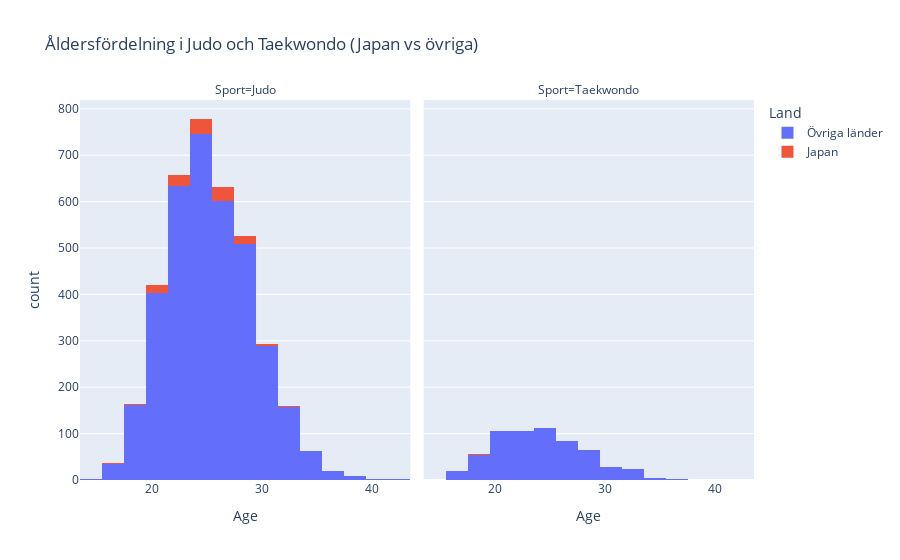

Here is the notebook cell this chart was saved with:
### Markdown cell above
Deltagarnas åldrar Japan kontra övriga världen

### Code cell
df_js_age = df_js.dropna(subset=["Age"]).copy()

df_js_age["Land"] = df_js_age["NOC"].apply(
    lambda x: "Japan" if x == "JPN" else "Övriga länder"
)

fig = px.histogram(
    df_js_age,
    x="Age",
    color="Land",
    facet_col="Sport",
    nbins=25,
    title="Åldersfördelning i Judo och Taekwondo (Japan vs övriga)"
)

fig.show()

### Figure 1 — Plotly figure (JSON) as saved in the notebook; plotly's stock layout.template omitted (floating-point values rounded to 4 significant figures; data arrays with more than 128 entries replaced by an {"elided": "..."} marker saying what was removed)
{"data": [{"alignmentgroup": "True", "bingroup": "x", "hovertemplate": "Land=Övriga länder<br>Sport=Judo<br>Age=%{x}<br>count=%{y}<extra></extra>", "legendgroup": "Övriga länder", "marker": {"color": "#636efa", "pattern": {"shape": ""}}, "name": "Övriga länder", "nbinsx": 25, "offsetgroup": "Övriga länder", "orientation": "v", "showlegend": true, "type": "histogram", "x": {"elided": "3634 int values"}, "xaxis": "x", "yaxis": "y"}, {"alignmentgroup": "True", "bingroup": "x", "hovertemplate": "Land=Övriga länder<br>Sport=Taekwondo<br>Age=%{x}<br>count=%{y}<extra></extra>", "legendgroup": "Övriga länder", "marker": {"color": "#636efa", "pattern": {"shape": ""}}, "name": "Övriga länder", "nbinsx": 25, "offsetgroup": "Övriga länder", "orientation": "v", "showlegend": false, "type": "histogram", "x": {"elided": "599 int values"}, "xaxis": "x2", "yaxis": "y2"}, {"alignmentgroup": "True", "bingroup": "x", "hovertemplate": "Land=Japan<br>Sport=Judo<br>Age=%{x}<br>count=%{y}<extra></extra>", "legendgroup": "Japan", "marker": {"color": "#EF553B", "pattern": {"shape": ""}}, "name": "Japan", "nbinsx": 25, "offsetgroup": "Japan", "orientation": "v", "showlegend": true, "type": "histogram", "x": {"elided": "129 int values"}, "xaxis": "x", "yaxis": "y"}, {"alignmentgroup": "True", "bingroup": "x", "hovertemplate": "Land=Japan<br>Sport=Taekwondo<br>Age=%{x}<br>count=%{y}<extra></extra>", "legendgroup": "Japan", "marker": {"color": "#EF553B", "pattern": {"shape": ""}}, "name": "Japan", "nbinsx": 25, "offsetgroup": "Japan", "orientation": "v", "showlegend": false, "type": "histogram", "x": [18, 22, 19, 21, 29, 32, 36], "xaxis": "x2", "yaxis": "y2"}], "layout": {"annotations": [{"font": {}, "showarrow": false, "text": "Sport=Judo", "x": 0.245, "xanchor": "center", "xref": "paper", "y": 1, "yanchor": "bottom", "yref": "paper"}, {"font": {}, "showarrow": false, "text": "Sport=Taekwondo", "x": 0.755, "xanchor": "center", "xref": "paper", "y": 1, "yanchor": "bottom", "yref": "paper"}], "barmode": "relative", "legend": {"title": {"text": "Land"}, "tracegroupgap": 0}, "title": {"text": "Åldersfördelning i Judo och Taekwondo (Japan vs övriga)"}, "xaxis": {"anchor": "y", "domain": [0, 0.49], "title": {"text": "Age"}}, "xaxis2": {"anchor": "y2", "domain": [0.51, 1], "matches": "x", "title": {"text": "Age"}}, "yaxis": {"anchor": "x", "domain": [0, 1], "title": {"text": "count"}}, "yaxis2": {"anchor": "x2", "domain": [0, 1], "matches": "y", "showticklabels": false}}}
